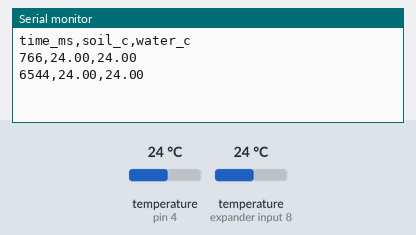
Simulated run of this sketch. Board: Arduino Uno, built with avr-gcc and run on an emulated ATmega328P. On the bench: the last lines printed to the serial monitor. The inputs (shaded band) are chosen by the test bench; at power-on: temperature (sensors on pin 4, expander input 8) 24 °C.

Above: at 7.3 s.
7.4 s: temperature (sensor on pin 4) set to 12 °C
At 13.7 s:
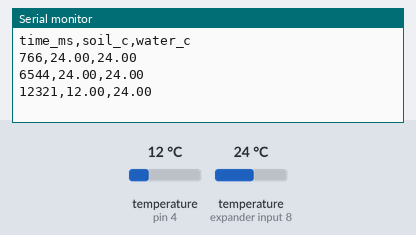
14.1 s: temperature (sensor on expander input 8) set to 12 °C
At 18.5 s:
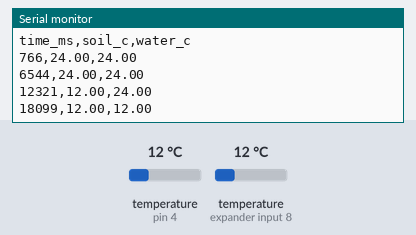
20.8 s: temperature (sensor on pin 4) set to 19 °C
At 24.5 s:
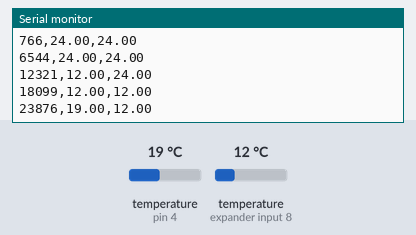
27.5 s: temperature (sensor on expander input 8) set to 19 °C
At 30.5 s:
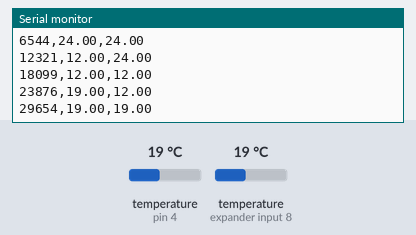
Timing chart, 0 to 32.0 s (numbered marks = the images above; inputs shaded):
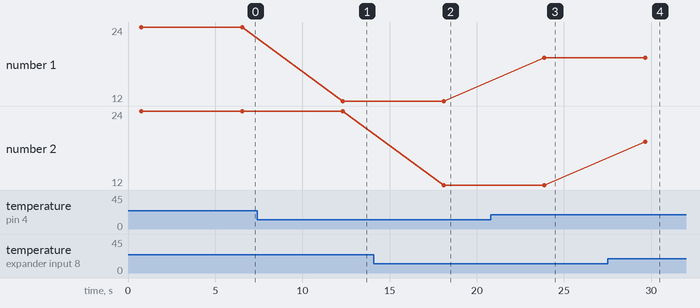

The sketch:

c6-soil-water-heat-capacity.ino
```cpp
#include <OneWire.h>
#include <DallasTemperature.h>

// @pin ONE_WIRE=D4
// @baud 9600

OneWire oneWire(4);
DallasTemperature probes(&oneWire);
// 표본 간격입니다. 가열과 냉각 모두 분 단위로 진행합니다.
// @tunable samplingIntervalMs
int samplingIntervalMs = 5000;

void setup() {
  Serial.begin(9600);
  probes.begin();
  probes.setResolution(12);
  Serial.println("time_ms,soil_c,water_c");
}

void loop() {
  probes.requestTemperatures();
  Serial.print(millis());
  Serial.print(',');
  Serial.print(probes.getTempCByIndex(0), 2);
  Serial.print(',');
  Serial.println(probes.getTempCByIndex(1), 2);
  delay(samplingIntervalMs);
}
```

Measured:
- after the input at 7.4 s, the serial monitor: prints a new line after 4.9 s (image 1)
- after the input at 14.1 s, the serial monitor: prints a new line after 4.0 s (image 2)
- after the input at 20.8 s, the serial monitor: prints a new line after 3.1 s (image 3)
- after the input at 27.5 s, the serial monitor: prints a new line after 2.2 s (image 4)
- plotted number 1: 24 → 12 after the input at 7.4 s, 12 → 19 after the input at 20.8 s
